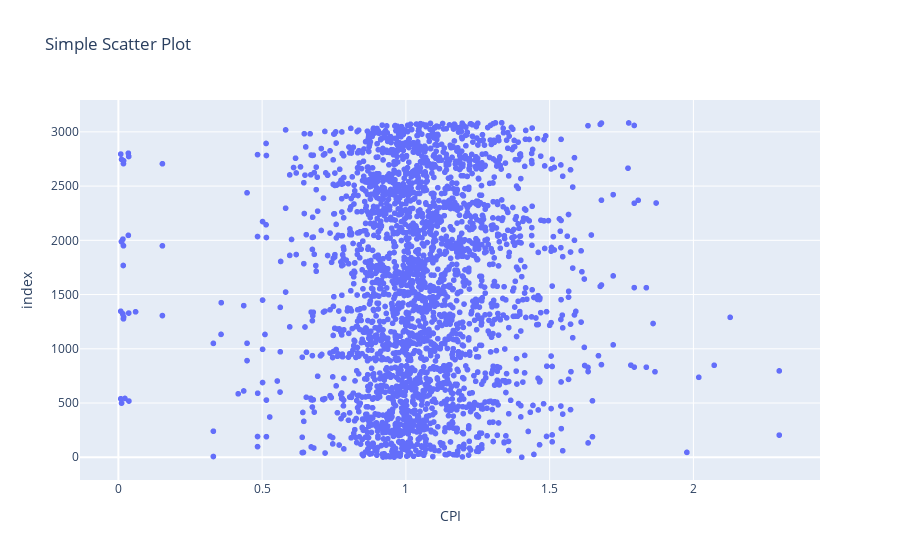

Notebook code cell kept with this figure:
### Code cell
fig = px.scatter(df, x="CPI",title="Simple Scatter Plot")
fig.show()

### Figure 1 — Plotly figure (JSON) as saved in the notebook; plotly's stock layout.template omitted (floating-point values rounded to 4 significant figures; data arrays with more than 128 entries replaced by an {"elided": "..."} marker saying what was removed)
{"data": [{"hovertemplate": "CPI=%{x}<br>index=%{y}<extra></extra>", "legendgroup": "", "marker": {"color": "#636efa", "symbol": "circle"}, "mode": "markers", "name": "", "showlegend": false, "type": "scattergl", "x": {"elided": "2807 float values"}, "xaxis": "x", "y": {"elided": "2807 int values"}, "yaxis": "y"}], "layout": {"autosize": true, "legend": {"tracegroupgap": 0}, "title": {"text": "Simple Scatter Plot"}, "xaxis": {"anchor": "y", "autorange": true, "domain": [0, 1], "range": [-0.1301, 2.437], "title": {"text": "CPI"}, "type": "linear"}, "yaxis": {"anchor": "x", "autorange": true, "domain": [0, 1], "range": [-254.5, 3339.0], "title": {"text": "index"}, "type": "linear"}}}
